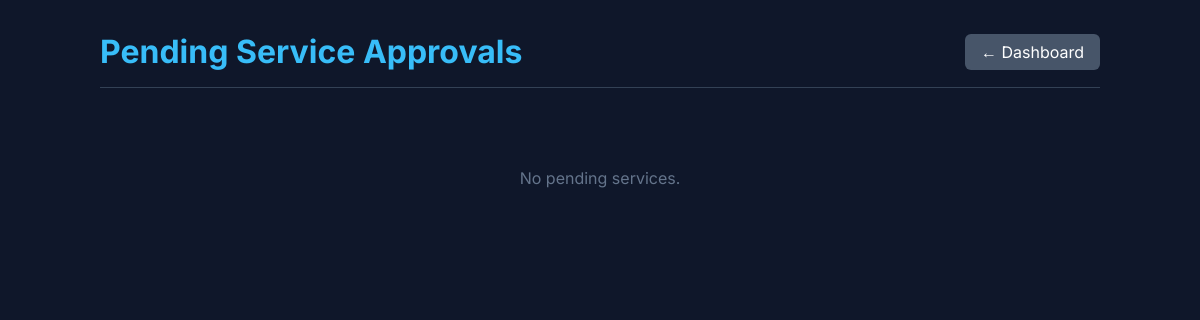
The app's page /admin_manage_services.php (signed in), older data.
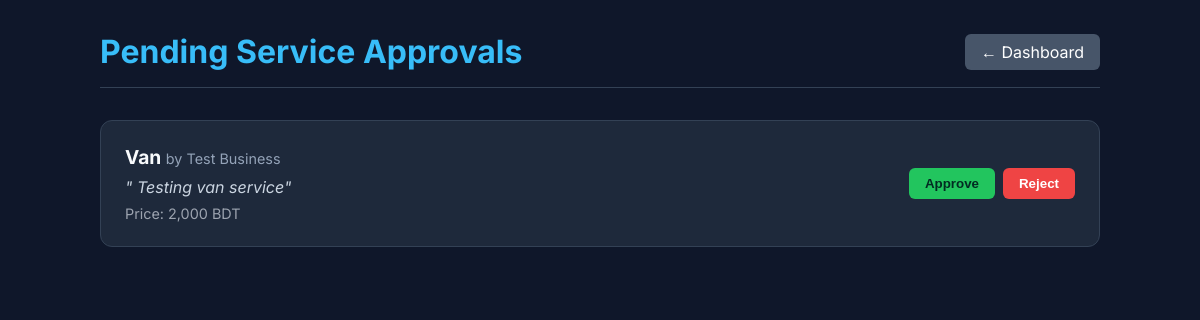
The same page, newer data.
### tables this page shows
CREATE TABLE `provider_services` (
  `ServiceID` int(11) NOT NULL AUTO_INCREMENT,
  `ProviderID` int(11) NOT NULL,
  `ServiceType` varchar(50) NOT NULL,
  `Description` text DEFAULT NULL,
  `Price` decimal(10,2) DEFAULT NULL,
  `IsActive` tinyint(1) DEFAULT 1,
  `IsApproved` tinyint(1) DEFAULT 0,
  `CreatedAt` datetime DEFAULT current_timestamp(),
  PRIMARY KEY (`ServiceID`),
  KEY `idx_ps_provider` (`ProviderID`),
  KEY `idx_ps_type` (`ServiceType`),
  CONSTRAINT `fk_ps_provider` FOREIGN KEY (`ProviderID`) REFERENCES `serviceprovider` (`ProviderID`) ON DELETE CASCADE ON UPDATE CASCADE
);

CREATE TABLE `serviceprovider` (
  `ProviderID` int(11) NOT NULL,
  `ServiceType` enum('Cleaner','Van','Mess','Tuition','Other') NOT NULL,
  `BusinessName` varchar(100) NOT NULL,
  `Area` varchar(100) NOT NULL,
  `AverageRating` decimal(3,2) NOT NULL DEFAULT 0.00,
  `TotalReviews` int(11) NOT NULL DEFAULT 0,
  `IsApproved` tinyint(1) NOT NULL DEFAULT 0 COMMENT 'Admin must approve before visible to students',
  `Description` text DEFAULT NULL,
  `StartingPrice` decimal(10,2) DEFAULT 0.00,
  PRIMARY KEY (`ProviderID`),
  CONSTRAINT `fk_sp_user` FOREIGN KEY (`ProviderID`) REFERENCES `user` (`UserID`) ON DELETE CASCADE ON UPDATE CASCADE
);

### admin_manage_services.php (the view, shortened to what this page needs)
<?php
include 'config.php';
$sql = "
    SELECT ps.*, sp.BusinessName, u.FullName, u.Email
    FROM PROVIDER_SERVICES ps
    JOIN SERVICEPROVIDER sp ON ps.ProviderID = sp.ProviderID
    JOIN USER u ON sp.ProviderID = u.UserID
    WHERE ps.IsApproved = 0
    ORDER BY ps.CreatedAt ASC
";
$result = $conn->query($sql);
$pendingServices = $result->fetch_all(MYSQLI_ASSOC);
?>
<!DOCTYPE html>
<html lang="en">
<head>
</head>
<body>
    <div class="container">
        <div class="header">
            <h1>Pending Service Approvals</h1>
            <a href="index.php" class="btn-back">← Dashboard</a>
        </div>
        <?php if (empty($pendingServices)): ?>
            <div style="text-align:center; color:#64748b; padding:3rem;">No pending services.</div>
        <?php else: ?>
            <?php foreach ($pendingServices as $svc): ?>
                <div class="card">
                    <div class="info">
                        <h3>
                            <?php echo htmlspecialchars($svc['ServiceType']); ?> <span
                                style="font-size:0.9rem; font-weight:400; color:#94a3b8;">by
                                <?php echo htmlspecialchars($svc['BusinessName']); ?>
                            </span>
                        </h3>
                        <div class="desc">"
                            <?php echo htmlspecialchars($svc['Description']); ?>"
                        </div>
                        <div class="meta" style="margin-top:0.5rem;">
                            Price:
                            <?php echo $svc['Price'] > 0 ? number_format($svc['Price']) . ' BDT' : 'Negotiable'; ?>
                        </div>
                    </div>
                    <form method="POST" class="actions">
                        <button type="submit" name="approve" class="btn btn-approve">Approve</button>
                        <button type="submit" name="reject" class="btn btn-reject"
                            onclick="return confirm('Reject this service? It will be deleted.')">Reject</button>
                    </form>
                </div>
            <?php endforeach; ?>
        <?php endif; ?>
    </div>
</body>
</html>

Row changes from the older to the newer data that the page shows:
added provider_services: ServiceType "Van", ProviderID.BusinessName "Test Business", Description "Testing van service", Price "2,000"
Text that changed along with them:
text no longer shown: "No pending services."
